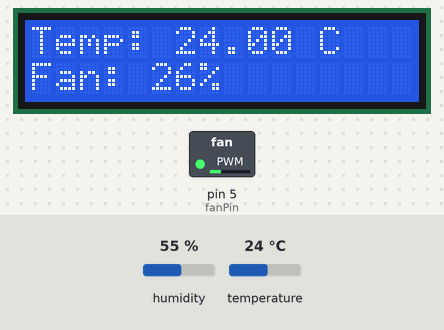
Bench run of a sketch on a simulated Arduino Uno, built with avr-gcc and run on an emulated ATmega328P. Parts: 16×2 character LCD, switched loads named in the sketch (green lamp = pin HIGH). The inputs (shaded band) are chosen by the test bench; at power-on: temperature 24 °C, humidity 55 %. What the sketch prints to the serial monitor is not drawn.

Above: at 3.2 s.
3.3 s: temperature set to 28 °C
At 4.6 s:
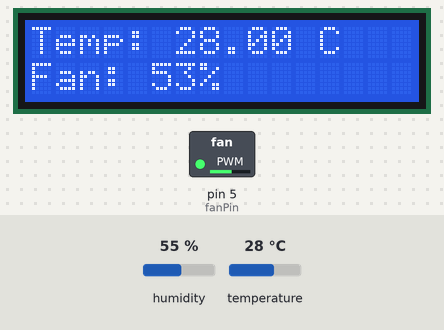
6.0 s: temperature set to 33 °C
At 7.4 s:
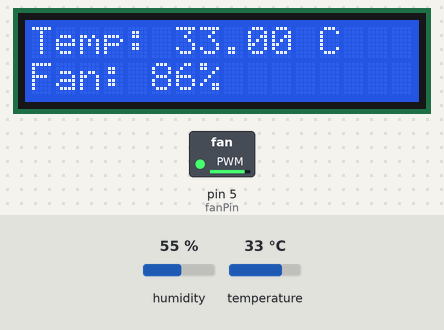
8.7 s: temperature set to 12 °C
At 11.4 s:
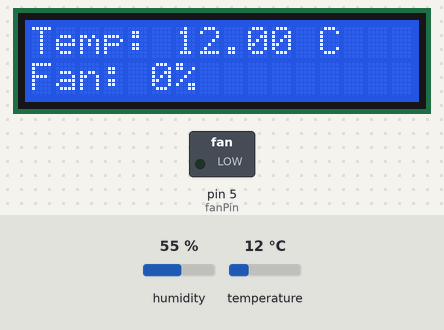
11.7 s: temperature set to 19 °C
At 13.2 s:
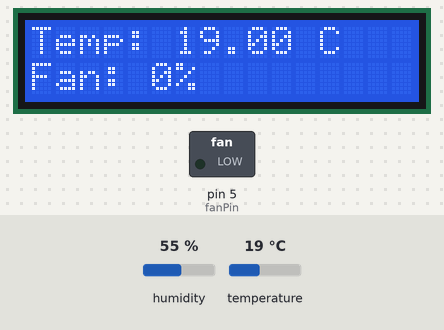
14.4 s: temperature set to 22 °C
At 17.5 s:
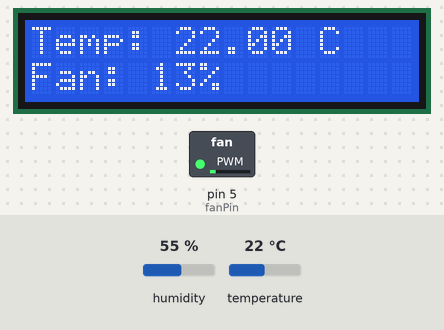
Timing chart, 0 to 18.8 s (numbered marks = the images above; inputs shaded):
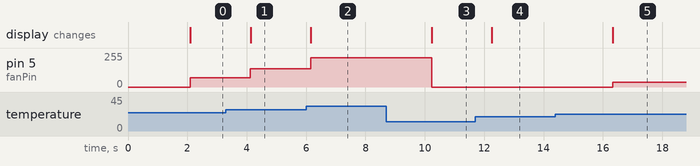

The sketch:

Controlable_Fan_PBL.ino
```cpp
// Name: Desire Gonyora
// Class: Introduction to IOT (Internet of Things)
// Project: Controllable Smart Fan

// Including the libraries
#include <DHT.h>
#include <LiquidCrystal.h>

// Setting up LCD
const int rs = 7, en = 8, d4 = 9, d5 = 10, d6 = 11, d7 = 12;
LiquidCrystal lcd(rs, en, d4, d5, d6, d7);

// Setting up the DHT11
#define DHTPIN 2
#define DHTTYPE DHT11

DHT dht(DHTPIN, DHTTYPE);

// Setting up the Pot and the fan
int potPin = A0;
int fanPin = 5;


// Function #1: Manual fan speed control
int getManualSpeed() {

  int potValue = analogRead(potPin);

  // Convert 0–1023 into 0–255
  int speed = map(potValue, 0, 1023, 0, 255);

  return speed;
}

// Function #2: Automatic temperature-based speed
int autoSpeed(float temp) {

  // Limiting temperature range
  if (temp < 20) temp = 20;
  if (temp > 35) temp = 35;

  // Speed control
  return map(temp, 20, 35, 0, 255);
}

// Setting up
void setup() {

  pinMode(fanPin, OUTPUT);

  lcd.begin(16, 2);

  Serial.begin(9600);

  dht.begin();

  // Startup message
  lcd.setCursor(0, 0);
  lcd.print("Smart Fan");

  lcd.setCursor(0, 1);
  lcd.print("Starting...");

  delay(2000);

  lcd.clear();
}

// THE VOOIIDD
void loop() {

  // Read temperature
  float temperature = dht.readTemperature();

  int speed;

  // If DHT11 fails -> use potentiometer
  if (isnan(temperature)) {

    speed = getManualSpeed();

    lcd.setCursor(0, 0);
    lcd.print("Manual Mode   ");
  }

  // Otherwise -> automatic mode
  else {

    speed = autoSpeed(temperature);

    lcd.setCursor(0, 0);
    lcd.print("Temp: ");
    lcd.print(temperature);
    lcd.print(" C   ");
  }

  // Send PWM signal to fan
  analogWrite(fanPin, speed);

  // Convert speed to percentage
  int percent = map(speed, 0, 255, 0, 100);

  // LCD second row
  lcd.setCursor(0, 1);
  lcd.print("Fan: ");
  lcd.print(percent);
  lcd.print("%   ");

  // Serial Monitor output
  Serial.print("Temperature: ");
  Serial.print(temperature);

  Serial.print(" | Fan Speed: ");
  Serial.print(percent);
  Serial.println("%");

  delay(1000);
}
```

Measured:
- after the input at 3.3 s, pin 5 (fanPin): 68/255 → 136/255 after 0.83 s; the display: changes after 0.83 s (image 1)
- after the input at 6.0 s, pin 5 (fanPin): 136/255 → 221/255 after 0.16 s; the display: changes after 0.16 s (image 2)
- after the input at 8.7 s, pin 5 (fanPin): 221/255 → 0/255 after 1.5 s; the display: changes after 1.5 s (image 3)
- after the input at 11.7 s, the display: changes after 0.56 s (image 4)
- after the input at 14.4 s, pin 5 (fanPin): 0/255 → 34/255 after 1.9 s; the display: changes after 1.9 s (image 5)
